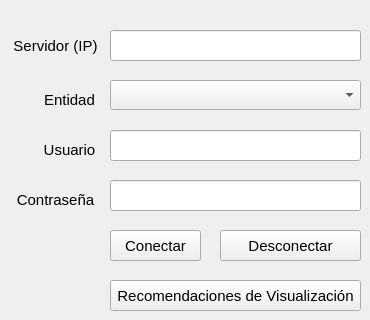
      <widget class="QWidget" name="Acceso">
       <attribute name="title">
        <string>Inicio de Sesión</string>
       </attribute>
       <widget class="QPushButton" name="btnDesconectar">
        <property name="geometry">
         <rect>
          <x>220</x>
          <y>230</y>
          <width>141</width>
          <height>31</height>
         </rect>
        </property>
        <property name="sizePolicy">
         <sizepolicy hsizetype="Minimum" vsizetype="MinimumExpanding">
          <horstretch>0</horstretch>
          <verstretch>0</verstretch>
         </sizepolicy>
        </property>
        <property name="font">
         <font>
          <family>Arial</family>
          <pointsize>11</pointsize>
          <weight>50</weight>
          <bold>false</bold>
         </font>
        </property>
        <property name="toolTip">
         <string>Terminar la conexión</string>
        </property>
        <property name="text">
         <string>Desconectar</string>
        </property>
       </widget>
       <widget class="QLineEdit" name="txtUsuario">
        <property name="geometry">
         <rect>
          <x>110</x>
          <y>130</y>
          <width>251</width>
          <height>31</height>
         </rect>
        </property>
        <property name="font">
         <font>
          <family>Arial</family>
          <pointsize>11</pointsize>
          <weight>50</weight>
          <bold>false</bold>
         </font>
        </property>
        <property name="toolTip">
         <string>Ingrese su usuario, normalmente nombre.apellido</string>
        </property>
        <property name="text">
         <string/>
        </property>
       </widget>
       <widget class="QPushButton" name="btnConectar">
        <property name="geometry">
         <rect>
          <x>110</x>
          <y>230</y>
          <width>91</width>
          <height>31</height>
         </rect>
        </property>
        <property name="sizePolicy">
         <sizepolicy hsizetype="Minimum" vsizetype="MinimumExpanding">
          <horstretch>0</horstretch>
          <verstretch>0</verstretch>
         </sizepolicy>
        </property>
        <property name="font">
         <font>
          <family>Arial</family>
          <pointsize>11</pointsize>
          <weight>50</weight>
          <bold>false</bold>
         </font>
        </property>
        <property name="toolTip">
         <string>Establecer conexión con el servidor de su entidad</string>
        </property>
        <property name="text">
         <string>Conectar</string>
        </property>
       </widget>
       <widget class="QLabel" name="label_2">
        <property name="geometry">
         <rect>
          <x>10</x>
          <y>190</y>
          <width>91</width>
          <height>20</height>
         </rect>
        </property>
        <property name="sizePolicy">
         <sizepolicy hsizetype="Preferred" vsizetype="MinimumExpanding">
          <horstretch>0</horstretch>
          <verstretch>0</verstretch>
         </sizepolicy>
        </property>
        <property name="font">
         <font>
          <family>Arial</family>
          <pointsize>11</pointsize>
          <weight>50</weight>
          <bold>false</bold>
         </font>
        </property>
        <property name="text">
         <string>Contraseña</string>
        </property>
        <property name="alignment">
         <set>Qt::AlignCenter</set>
        </property>
       </widget>
       <widget class="QLabel" name="label">
        <property name="geometry">
         <rect>
          <x>39</x>
          <y>140</y>
          <width>61</width>
          <height>20</height>
         </rect>
        </property>
        <property name="sizePolicy">
         <sizepolicy hsizetype="MinimumExpanding" vsizetype="MinimumExpanding">
          <horstretch>0</horstretch>
          <verstretch>0</verstretch>
         </sizepolicy>
        </property>
        <property name="font">
         <font>
          <family>Arial</family>
          <pointsize>11</pointsize>
          <weight>50</weight>
          <bold>false</bold>
         </font>
        </property>
        <property name="text">
         <string>Usuario</string>
        </property>
        <property name="alignment">
         <set>Qt::AlignCenter</set>
        </property>
       </widget>
       <widget class="QLineEdit" name="txtServidor">
        <property name="geometry">
         <rect>
          <x>110</x>
          <y>30</y>
          <width>251</width>
          <height>31</height>
         </rect>
        </property>
        <property name="font">
         <font>
          <family>Arial</family>
          <pointsize>11</pointsize>
          <weight>50</weight>
          <bold>false</bold>
         </font>
        </property>
        <property name="toolTip">
         <string>Ingrese la dirección IP del tipo 0.0.0.0</string>
        </property>
        <property name="text">
         <string/>
        </property>
       </widget>
       <widget class="QLabel" name="label_14">
        <property name="geometry">
         <rect>
          <x>10</x>
          <y>35</y>
          <width>91</width>
          <height>21</height>
         </rect>
        </property>
        <property name="sizePolicy">
         <sizepolicy hsizetype="MinimumExpanding" vsizetype="MinimumExpanding">
          <horstretch>0</horstretch>
          <verstretch>0</verstretch>
         </sizepolicy>
        </property>
        <property name="font">
         <font>
          <family>Arial</family>
          <pointsize>11</pointsize>
          <weight>50</weight>
          <bold>false</bold>
         </font>
        </property>
        <property name="text">
         <string>Servidor (IP)</string>
        </property>
        <property name="alignment">
         <set>Qt::AlignCenter</set>
        </property>
       </widget>
       <widget class="QLabel" name="label_15">
        <property name="geometry">
         <rect>
          <x>39</x>
          <y>90</y>
          <width>61</width>
          <height>20</height>
         </rect>
        </property>
        <property name="sizePolicy">
         <sizepolicy hsizetype="MinimumExpanding" vsizetype="MinimumExpanding">
          <horstretch>0</horstretch>
          <verstretch>0</verstretch>
         </sizepolicy>
        </property>
        <property name="font">
         <font>
          <family>Arial</family>
          <pointsize>11</pointsize>
          <weight>50</weight>
          <bold>false</bold>
         </font>
        </property>
        <property name="text">
         <string>Entidad</string>
        </property>
        <property name="alignment">
         <set>Qt::AlignCenter</set>
        </property>
       </widget>
       <widget class="QComboBox" name="cveEntidad">
        <property name="enabled">
         <bool>true</bool>
        </property>
        <property name="geometry">
         <rect>
          <x>110</x>
          <y>80</y>
          <width>251</width>
          <height>30</height>
         </rect>
        </property>
        <property name="font">
         <font>
          <family>Arial</family>
          <pointsize>11</pointsize>
          <weight>50</weight>
          <bold>false</bold>
         </font>
        </property>
        <property name="toolTip">
         <string>Seleccione la clave geoelectoral de su entidad</string>
        </property>
        <property name="editable">
         <bool>false</bool>
        </property>
        <property name="currentText">
         <string/>
        </property>
       </widget>
       <widget class="QPushButton" name="btnRecomendaciones">
        <property name="geometry">
         <rect>
          <x>110</x>
          <y>280</y>
          <width>251</width>
          <height>31</height>
         </rect>
        </property>
        <property name="sizePolicy">
         <sizepolicy hsizetype="Minimum" vsizetype="MinimumExpanding">
          <horstretch>0</horstretch>
          <verstretch>0</verstretch>
         </sizepolicy>
        </property>
        <property name="font">
         <font>
          <family>Arial</family>
          <pointsize>11</pointsize>
          <weight>50</weight>
          <bold>false</bold>
         </font>
        </property>
        <property name="toolTip">
         <string>Consulte si tiene problemas de visualización</string>
        </property>
        <property name="text">
         <string notr="true">Recomendaciones de Visualización</string>
        </property>
       </widget>
       <widget class="QgsPasswordLineEdit" name="txtClave">
        <property name="geometry">
         <rect>
          <x>110</x>
          <y>180</y>
          <width>251</width>
          <height>31</height>
         </rect>
        </property>
        <property name="font">
         <font>
          <family>Arial</family>
          <pointsize>11</pointsize>
          <weight>50</weight>
          <bold>false</bold>
         </font>
        </property>
        <property name="toolTip">
         <string>Ingrese su contraseña. Dé clic en el ojo para verificar</string>
        </property>
       </widget>
      </widget>
